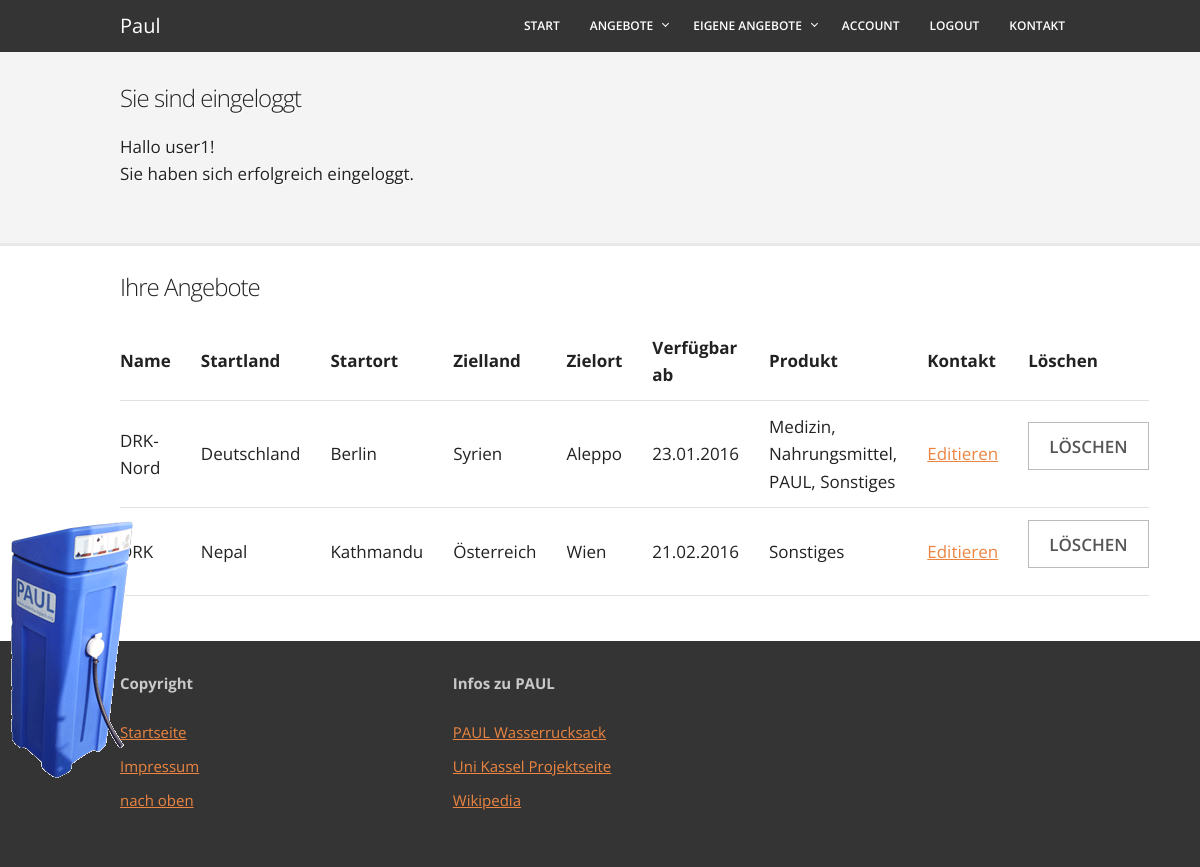
Screenshot of /AngebotEditieren/list_Own_Deliver.php (signed in) with the database file from the repository.
### tables this page shows
CREATE TABLE `deliverer_offer` (
  `ID` int(11) NOT NULL,
  `offerer` char(50) NOT NULL,
  `eMail` char(50) NOT NULL,
  `startCountry` int(11) NOT NULL,
  `startVillage` char(50) NOT NULL,
  `destinationCountry` int(11) NOT NULL,
  `destinationVillage` char(50) NOT NULL,
  `startDate` date NOT NULL,
  `endDate` date NOT NULL,
  `responsibleAcc` int(11) NOT NULL,
  `textField` varchar(3500) DEFAULT NULL
);

CREATE TABLE `countries` (
  `ID` int(11) NOT NULL,
  `abbreviation` char(6) NOT NULL,
  `countryName` char(20) NOT NULL
);

### AngebotEditieren/Edit_HTML_functions.php (called while the page is built, shortened)
<?php
function getOwnDeliverer($accID){
    return "SELECT do.id, do.offerer, c1.countryName as startCountry, do.startVillage, c2.countryName as destCountry, do.destinationVillage, do.startDate, prod.pr "
                          . "FROM "
                          . "(SELECT p.productname as pr, d.ID "
                          . "FROM productsdelivererjoin pdj "
                          . "join products p on pdj.ID_product = p.ID "
                          . "join deliverer_offer d on pdj.ID_delivererOffer = d.ID) prod, deliverer_offer do "
                          . "join countries c1 on do.startCountry = c1.id "
                          . "join countries c2 on do.destinationCountry = c2.ID "
                          . "WHERE prod.ID = do.ID AND do.responsibleAcc = $accID ORDER BY do.ID";
}

### includes/functions.php (called while the page is built, shortened)
<?php
function reformDatetoNormal($date) {
    return (new DateTime($date))->format('d.m.Y');
}
?>

### AngebotEditieren/list_Own_Deliver.php (the view, shortened to what this page needs)
<?php
$root = $_SERVER['DOCUMENT_ROOT'];
include_once ($root . "/helping_supplies/template/head.php");
include_once ($root . "/helping_supplies/template/header.php");
$accountID = $_SESSION['accountsId'];
include '../includes/dbConnectPDO.php';
include './Edit_HTML_functions.php';
?>
<div class="container">
    <h3>Ihre Angebote</h3>
        <table style="width: 100%">
            <tr align="left">
                          <th>Name</th>
                          <th>Startland</th>
                          <th>Startort</th>
                          <th>Zielland</th>
                          <th>Zielort</th>
                          <th>Verfügbar ab</th>
                          <th>Produkt</th>
                          <th>Kontakt</th>
                          <th>Löschen</th>
            </tr>
            <?php
            $statement = getOwnDeliverer($accountID);
                   $id = -1;
                  $test=$db->query($statement);
                  $test->fetch();
                  foreach($iter=$db->query($statement) as $row)
                  {
                      if($id != htmlspecialchars($row['id'])){
                          $id = htmlspecialchars($row['id']);
                          echo "<form onSubmit=\"return\" action=\"" . htmlspecialchars($_SERVER["PHP_SELF"]) . "\" method=\"post\">";
                          echo "<tr align=\"left\">\n";
                          echo "<td>" . htmlspecialchars($row['offerer']) . "</td>\n";
                          echo "<td>" . htmlspecialchars($row['startCountry']) . "</td>\n";
                          echo "<td>" . htmlspecialchars($row['startVillage']) . "</td>\n";
                          echo "<td>" . htmlspecialchars($row['destCountry']) . "</td>\n";
                          echo "<td>" . htmlspecialchars($row['destinationVillage']) . "</td>\n";
                          echo "<td>" . reformDatetoNormal(htmlspecialchars($row['startDate'])) . "</td>\n";
                          echo "<td>";
                          do{
                            echo htmlspecialchars($row['pr']);
                            if(($temp = $test->fetchColumn()) == $id){
                                $row = $iter->fetch();
                                echo ", ";
                            }
                            else {
                                break;
                            }
                          }while(true);
                          echo "</td>\n";
                          echo "<td>" . "<a href= /helping_supplies/AngebotEditieren/edit_Offer_Deliver_HTML.php?id=$id>Editieren</a></td>\n";
                          echo "<td>" . "<input type=\"submit\" value=\"Löschen\" name=\"delete\" onclick=\"return confirm('Eintrag wirklich löschen?');this.parentNode.removeChild(this);\"></td>\n";
                          echo "</tr>";
                          echo "</form>";
                      }
                  }
            ?>
        </table>
</div>
<?php
include_once ($root . "/helping_supplies/template/footer.php");
?>

### css/skeleton.css (style rules this page uses)
.container { position: relative; width: 100%; max-width: 960px; margin: 0 auto; padding: 0 20px; box-sizing: border-box; }
@media (min-width: 400px) { .container { width: 85%; padding: 0; } }
@media (min-width: 550px) { .container { width: 80%; } }
html { font-size: 62.5%; }
body { font-size: 1.7em; line-height: 1.6; font-weight: 400; font-family: 'Open Sans', "HelveticaNeue", "Helvetica Neue", Helvetica, Arial, sans-serif; color: #222; }
h1, h2, h3, h4, h5, h6 { margin-top: 0; margin-bottom: 2rem; font-weight: 300; }
h3 { font-size: 2.4rem; line-height: 1.3; letter-spacing: -.1rem; }
a { color: #eb8541; }
.button, button, input[type="submit"], input[type="reset"], input[type="button"] { display: inline-block; height: 48px; padding: 0 20px; color: #555; text-align: center; font-weight: 600; line-height: 48px; text-transform: uppercase; text-decoration: none; white-space: nowrap; background-color: transparent; border: 1px solid #bbb; cursor: pointer; box-sizing: border-box; }
th, td { padding: 12px 15px; text-align: left; border-bottom: 1px solid #E1E1E1; }
th:first-child, td:first-child { padding-left: 0; }
th:last-child, td:last-child { padding-right: 0; }
input, textarea, select, fieldset { margin-bottom: 1.5rem; }
pre, blockquote, dl, figure, table, p, ul, ol, form { margin-bottom: 2.5rem; }
.container:after, .row:after, .u-cf { content: ""; display: table; clear: both; }

### rows the page displays
deliverer_offer: offerer "DRK-Nord", startCountry.countryName "Deutschland", startVillage "Berlin", destinationCountry.countryName "Syrien", destinationVillage "Aleppo", startDate "23.01.2016", pr "Medizin", pr "Nahrungsmittel", pr "PAUL", pr "Sonstiges"
deliverer_offer: startCountry.countryName "Nepal", startVillage "Kathmandu", destinationCountry.countryName "Österreich", destinationVillage "Wien", startDate "21.02.2016", pr "Sonstiges"

### other values shown
$_SESSION['accountsUsername'] "user1"
